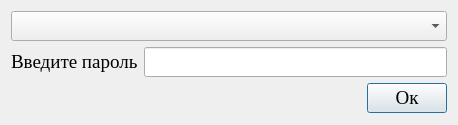
<?xml version="1.0" encoding="UTF-8"?>
<ui version="4.0">
 <class>mainPass</class>
 <widget class="QDialog" name="mainPass">
  <property name="geometry">
   <rect>
    <x>0</x>
    <y>0</y>
    <width>458</width>
    <height>125</height>
   </rect>
  </property>
  <property name="font">
   <font>
    <family>Times New Roman</family>
    <pointsize>14</pointsize>
   </font>
  </property>
  <property name="windowTitle">
   <string>Ввод пароля</string>
  </property>
  <layout class="QGridLayout" name="gridLayout">
   <item row="0" column="0" colspan="2">
    <widget class="QComboBox" name="choiceMethods"/>
   </item>
   <item row="1" column="0">
    <widget class="QLabel" name="label">
     <property name="text">
      <string>Введите пароль</string>
     </property>
    </widget>
   </item>
   <item row="1" column="1">
    <widget class="QLineEdit" name="Password">
     <property name="echoMode">
      <enum>QLineEdit::Password</enum>
     </property>
    </widget>
   </item>
   <item row="2" column="0" colspan="2">
    <layout class="QHBoxLayout" name="horizontalLayout">
     <item>
      <spacer name="horizontalSpacer">
       <property name="orientation">
        <enum>Qt::Horizontal</enum>
       </property>
       <property name="sizeHint" stdset="0">
        <size>
         <width>40</width>
         <height>20</height>
        </size>
       </property>
      </spacer>
     </item>
     <item>
      <widget class="QPushButton" name="Ok">
       <property name="text">
        <string>Ок</string>
       </property>
      </widget>
     </item>
    </layout>
   </item>
  </layout>
 </widget>
 <tabstops>
  <tabstop>Password</tabstop>
  <tabstop>choiceMethods</tabstop>
  <tabstop>Ok</tabstop>
 </tabstops>
 <resources>
  <include location="data.qrc"/>
 </resources>
 <connections/>
</ui>
